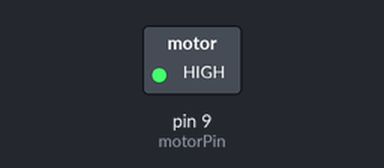
Recording of a sketch running on a simulated Arduino Uno, built with avr-gcc and run on an emulated ATmega328P. Shown: switched loads named in the sketch (green lamp = pin HIGH).

Above: at 4.5 s.
At 9.5 s:
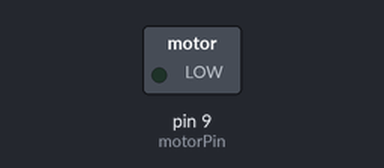
Timing chart, 0 to 15.0 s (numbered marks = the images above):
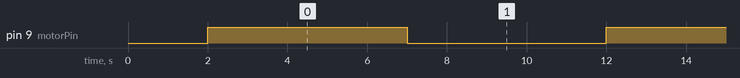

Measured:
- by itself, pin 9 (motorPin): alternates HIGH for 5.0 s and LOW for 5.0 s

The sketch:

PeltierTest.ino
```cpp
/*
Adafruit Arduino - Lesson 13. DC Motor
*/


int motorPin = 9;

void setup()
{
  pinMode(motorPin, OUTPUT);
  delay(2000);
}


void loop()
{
  analogWrite(motorPin, 255);
  delay(5000);
  analogWrite(motorPin, 0);
  delay(5000);
  if (Serial.available())
  {
    int speed = Serial.parseInt();
    Serial.println(speed);
    if (speed >= 0 && speed <= 255)
    {
      analogWrite(motorPin, speed);
    }
  }
}
```
